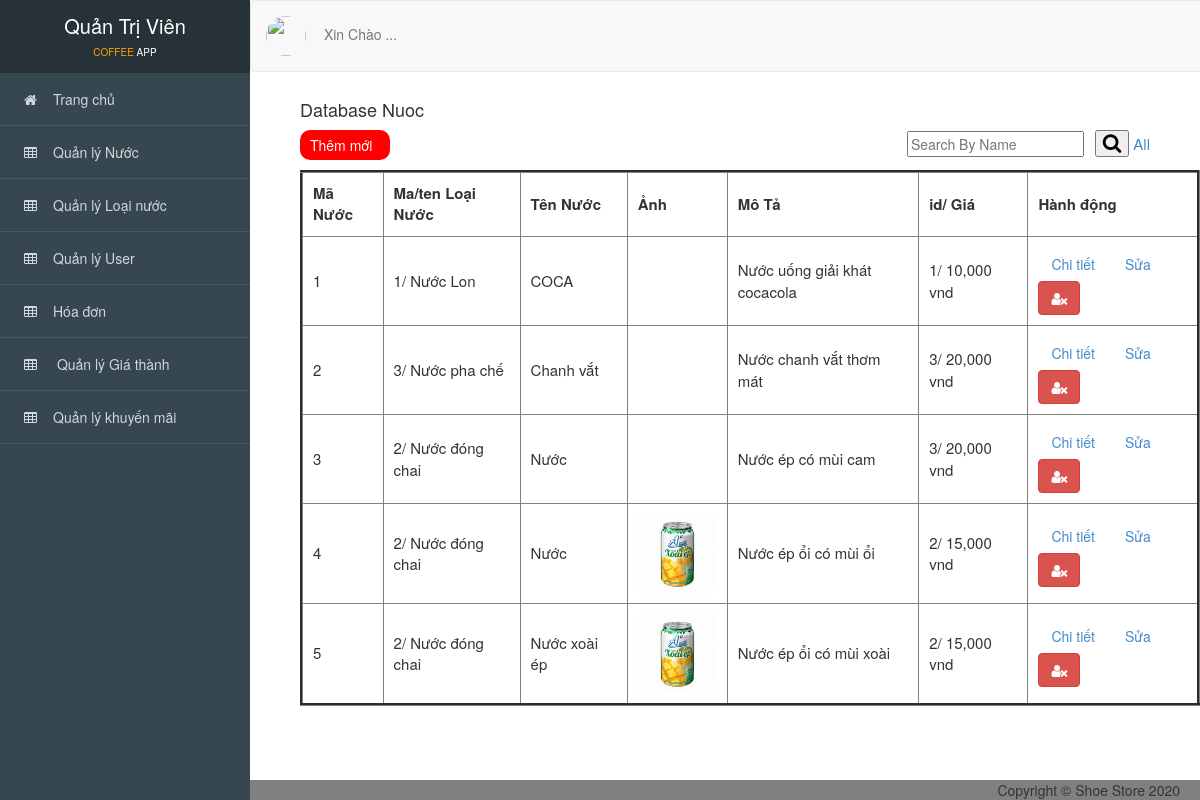
/Admin/index.php?action=nuoc, run on an earlier commit of the app's database.
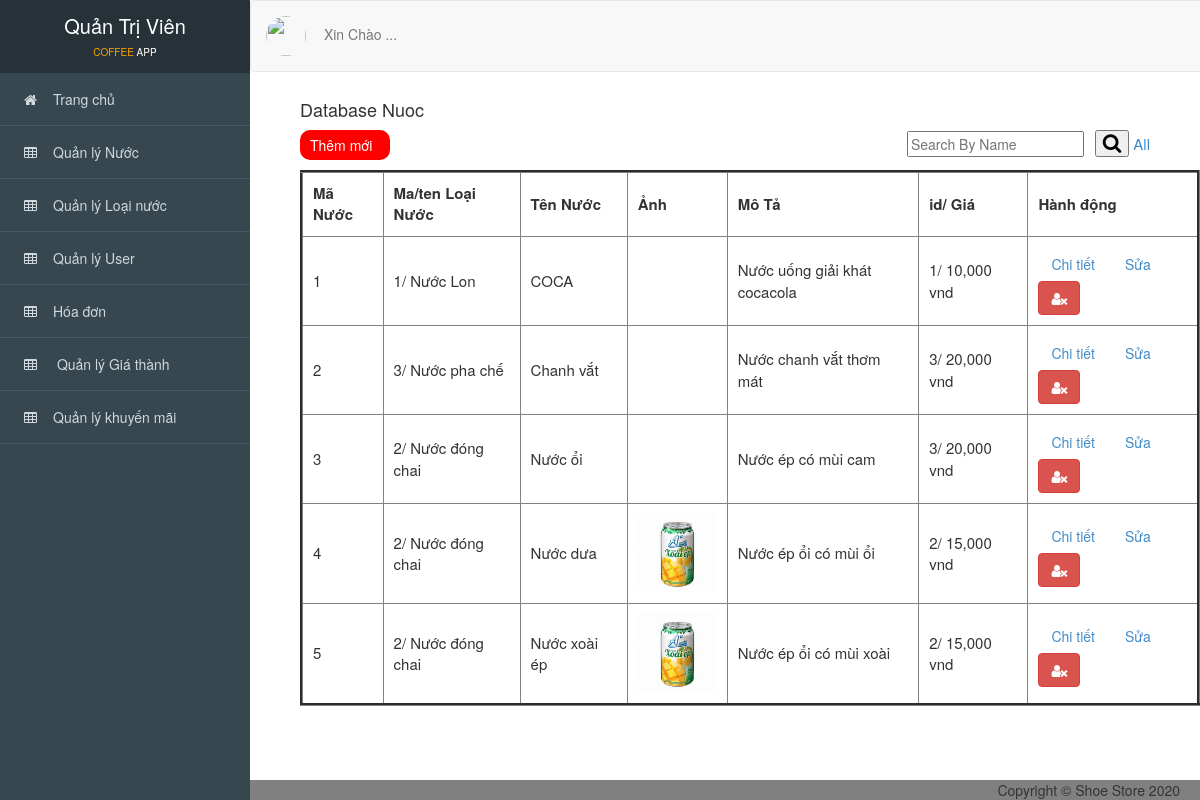
And on a later commit of the database.
### tables this page shows
CREATE TABLE `nuoc` (
  `idNuoc` int(11) NOT NULL,
  `idLoaiNuoc` int(11) NOT NULL,
  `tenNuoc` varchar(255) NOT NULL,
  `hinhanh` varchar(255) NOT NULL,
  `mota` varchar(255) NOT NULL,
  `idGiaThanh` int(11) NOT NULL
);

CREATE TABLE `loainuoc` (
  `idLoaiNuoc` int(11) NOT NULL,
  `tenLN` varchar(255) NOT NULL
);

CREATE TABLE `giathanh` (
  `idGiaThanh` int(11) NOT NULL,
  `GiaNiemYet` double NOT NULL,
  `idKM` int(11) NOT NULL
);

### Admin/controller_admin/quanlynuoc.php (called while the page is built, shortened)
<?php
    require_once('./model_admin/nuoc.php');
    class nuocController
    {
    	var $nuoc_controller;
    	public function __construct()
    	{
    		$this->nuoc_controller = new nuoc();
    	}
    	public function list()
    	{
            if(isset($_POST['timkiem'])){
                $timkiem = $_POST['timkiem'];
                $data = $this->nuoc_controller->timkiem($timkiem);
            }else{
                $data = $this->nuoc_controller->all();
            }
    		require_once('views_admin/index.php');
    	}
       }
?>

### Admin/model_admin/ketnoi.php (called while the page is built, shortened)
<?php
    class ketnoi
    {
    	function __construct()
    	{
    		$host = "localhost";
    		$username ="root";
    		$password = "";
    		$dbname = "coffe_app";
    		$this->connect = new mysqli($host,$username,$password,$dbname);
    	}
    }
?>

### Admin/model_admin/nuoc.php (called while the page is built, shortened)
<?php
    require_once('ketnoi.php');
    class nuoc
    {
    	var $conn;
    	function __construct()
    	{
    		$connect_obj = new ketnoi();
            $this->conn = $connect_obj->connect;
    	}
    	function all()
    	{
    		$query = "SELECT * FROM nuoc
                        INNER JOIN loainuoc
                        ON nuoc.idLoaiNuoc = loainuoc.idLoaiNuoc
                        INNER JOIN giathanh
                        ON nuoc.idGiaThanh = giathanh.idGiaThanh
                        ORDER BY idNuoc";
    		$result = $this->conn->query($query);
    		$data = array();
    		while ($row = $result->fetch_assoc()) {
       		   $data[] = $row;
    		}
    		return $data;
    	}
}
?>

### Admin/views_admin/nuoc/Quanlynuoc.php (the view)
<div id="viewport">
<div class="container-fluid" id="noidung">
      <h4>Database Nuoc</h4>
      <a class="pull-left themmoi" href="?action=them_giaodien"> Thêm mới</a>
      <div class="search_box pull-right" style="margin-right: 50px; margin-top: 0px;">
        <form method="POST" action="?action=nuoc">
          <input type="text" placeholder="Search By Name" name="timkiem">&ensp;
          <button type="submit"><i class="fa fa-search"></i></button>
          <a href="?action=nuoc" style="font-size: 15px;">All</a>
        </form>
      </div>
      <br>
      <br>
      <table border="3" cellpadding="10" style="font-size: 15px;">
          <thead>
               <tr>
                  <th>Mã Nước</th>
                  <th class="theadd">Ma/ten Loại Nước</th>
                  <th class="theadd">Tên Nước</th>
                  <th class="theadd">Ảnh</th>
                  <th class="theadd">Mô Tả</th>
                  <th class="theadd">id/ Giá</th>
                  <th>Hành động</th>
               </tr>
          </thead>
          <tbody>
              <?php foreach ($data as $row) { ?>
              <tr>
                  <td scope="row"><?= $row['idNuoc'] ?></td>
                  <td><?= $row['idLoaiNuoc']?>/ <?= $row['tenLN'] ?></td>
                  <td><?= $row['tenNuoc'] ?></td>
                  <td style="width: 100px;">
                    <img style="width: 100%;" src="public_admin/image/nuoc/<?= $row['hinhanh'] ?>" alt="">
                  </td>
                  <td><?= $row['mota'] ?></td>
                  <td><?= $row['idGiaThanh'] ?>/ <?= number_format($row['GiaNiemYet']) ?> vnd</td>
                  <td>
                      <a href="?action=xemnuoc&id=<?= $row['idNuoc'] ?>" type="button" class="btn btn-light">Chi tiết</a>
                      <a href="?action=edit&id=<?= $row['idNuoc'] ?>" type="button" class="btn  btn-light">Sửa</a>
                      <a href="?action=xoanuoc&id=<?= $row['idNuoc'] ?>" onclick="return confirm('Bạn có thật sự muốn xóa ?');" type="button" class="btn btn-danger"title="Xóa người dùng">
                        <i class="fa fa-user-times"></i></a>
                        <br>
                  </td>
              </tr>
              <?php } ?>
          </tbody>
      </table>
      <br>
      <br>
      <br>
</div>
</div>

What changed in the data, as far as the page shows it:
changed nuoc "Nước ép có mùi cam": tenNuoc "Nước" → "Nước ổi"
changed nuoc "Nước ép ổi có mùi ổi": tenNuoc "Nước" → "Nước dưa"
